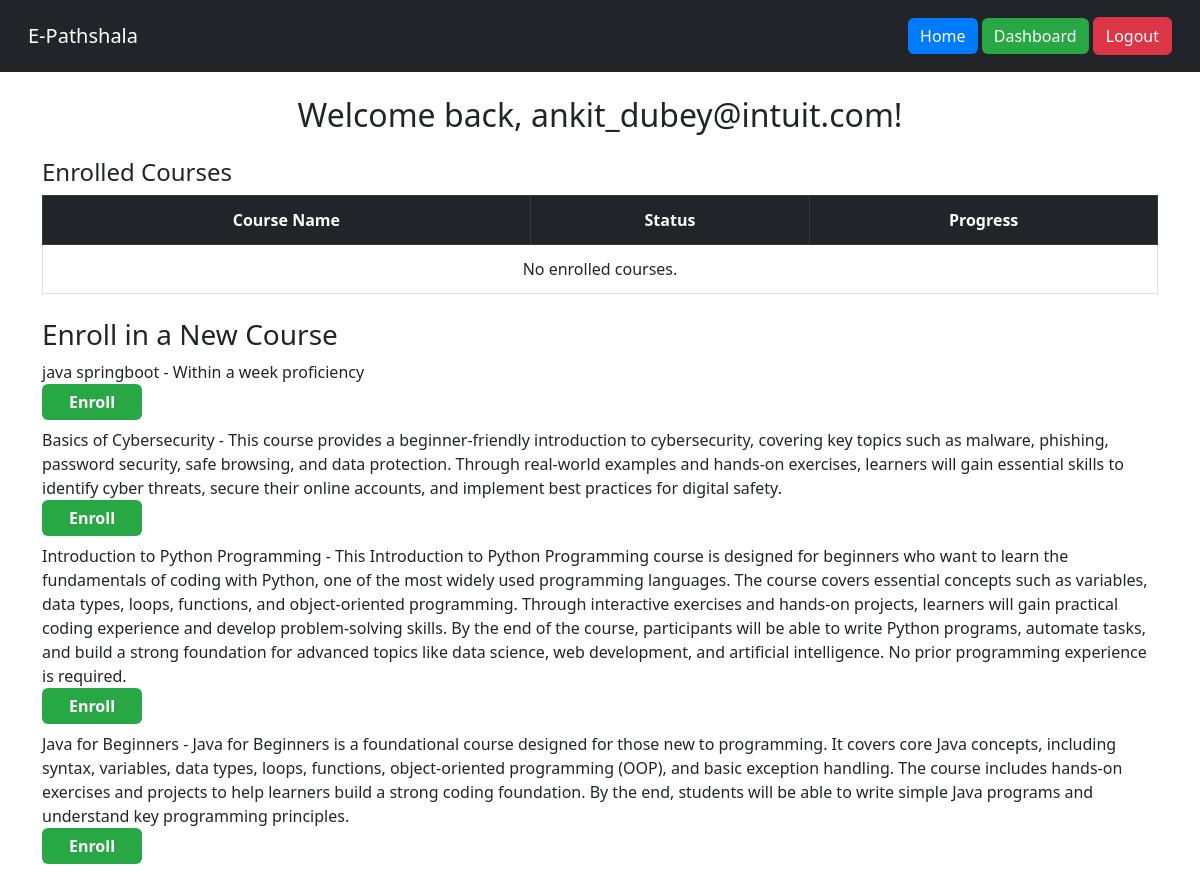
The page /dashboard (signed in) on the database its author committed.
### app/models.py (models this page shows, shortened)
class User(db.Model):
    __tablename__ = 'user'
    id = db.Column(db.Integer, primary_key=True)
    username = db.Column(db.String(80), unique=True, nullable=False)
    password_hash = db.Column(db.String(128))
    is_instructor = db.Column(db.Boolean, default=False)
    enrollments = db.relationship('Enrollment', back_populates='student')
    posts = db.relationship('Post', backref='author', lazy='dynamic')

class Course(db.Model):
    id = db.Column(db.Integer, primary_key=True)
    title = db.Column(db.String(100), nullable=False)
    description = db.Column(db.String(255), nullable=True)
    instructor_id = db.Column(db.Integer, db.ForeignKey('user.id'))
    instructor = db.relationship('User', backref='courses')
    enrollments = db.relationship('Enrollment', back_populates='course')
    assessments = db.relationship('Assessment', backref='course', lazy='dynamic')
    forums = db.relationship('Forum', backref='course', lazy='dynamic')

### app/routes.py (the view)
@main.route('/dashboard')
def dashboard():
    if 'user_id' not in session:
        flash("Please log in to view this page.")
        return redirect(url_for('main.login'))
    user = User.query.get(session['user_id'])
    if user is None:
        flash('User not found. Please log in again.')
        return redirect(url_for('main.login'))
    if user.is_instructor:
        courses = Course.query.filter_by(instructor_id=user.id).all()
        total_courses = len(courses)
        student_ids = set()
        total_enrollments = 0
        for course in courses:
            enrollments = Enrollment.query.filter_by(course_id=course.id).all()
            total_enrollments += len(enrollments)
            for enrollment in enrollments:
                student_ids.add(enrollment.student_id)
        total_students = len(student_ids)
        return render_template(
            'instructor_dashboard.html',
            user=user,
            courses=courses,
            total_students=total_students,
            total_courses=total_courses,
            total_enrollments=total_enrollments
        )
    else:
        courses_data = [(enrollment.course, enrollment.progress) for enrollment in user.enrollments]
        available_courses = Course.query.filter(Course.id.notin_([en.course_id for en in user.enrollments])).all()
        return render_template(
            'student_dashboard.html',
            user=user,
            courses=courses_data,
            available_courses=available_courses
        )
    return render_template(template, user=user, courses=courses)

### app/templates/student_dashboard.html (shortened to what this page needs)
<!DOCTYPE html>
<html lang="en">
<head>
    <link href="https://cdn.jsdelivr.net/npm/bootstrap@5.3.0/dist/css/bootstrap.min.css" rel="stylesheet">
</head>
<body>
    <nav class="navbar navbar-dark bg-dark p-3">
        <div class="container-fluid">
            <a class="navbar-brand" href="#">E-Pathshala</a>
            <div>
                <a href="/" class="btn btn-primary">Home</a>
                <a href="/dashboard" class="btn btn-success">Dashboard</a>
                <a href="/logout" class="btn btn-danger">Logout</a>
            </div>
        </div>
    </nav>
    {% block content %}
    <div class="container mt-4">
        <h2 class="text-center">Welcome back, {{ user.username }}!</h2>
        <div class="mt-4">
            <h4>Enrolled Courses</h4>
            <table class="table table-bordered mt-2">
                <thead class="table-dark">
                    <tr>
                        <th>Course Name</th>
                        <th>Status</th>
                        <th>Progress</th>
                    </tr>
                </thead>
                <tbody>
                    {% for course, progress in courses %}
                    <tr>
                        <td>{{ course.title }}</td>
                        <td><span class="badge bg-success">Enrolled</span></td>
                        <td>
                            <div class="progress">
                                <div class="progress-bar" style="width: {{ progress }}%;" aria-valuenow="{{ progress }}" aria-valuemin="0" aria-valuemax="100">{{ progress }}%</div>
                            </div>
                        </td>
                    </tr>
                    {% else %}
                    <tr><td colspan="3">No enrolled courses.</td></tr>
                    {% endfor %}
                </tbody>
            </table>
        </div>
        <div class="mt-4">
            <h3>Enroll in a New Course</h3>
            {% for course in available_courses %}
            <div class="mb-2">
                {{ course.title }} - {{ course.description }}
                <form action="{{ url_for('main.enroll_in_course', course_id=course.id) }}" method="post">
                    <button type="submit" class="btn btn-enroll">Enroll</button>
                </form>
            </div>
            {% endfor %}
        </div>
    </div>
    {% endblock %}
</body>
</html>

### app/templates/student_dashboard.html (style rules this page uses)
.navbar .btn-primary { background-color: #007bff; border: none; }
.navbar .btn-success { background-color: #28a745; border: none; }
.table th, .table td { padding: 12px; text-align: center; }
.btn-enroll { width: 100px; font-weight: bold; background-color: #28a745; border: none; color: white; }

### rows shown on the page
User: username "ankit_dubey@intuit.com"
Course: title "java springboot", description "Within a week proficiency"
Course: title "Basics of Cybersecurity", description "This course provides a beginner-friendly introduction to cybersecurity, covering key topics such as malware, phishing, password security, safe browsing, and data protection. Through real-world examples and hands-on exercises, learners will gain essential skills to identify cyber threats, secure their online accounts, and implement best practices for digital safety."
Course: title "Introduction to Python Programming", description "This Introduction to Python Programming course is designed for beginners who want to learn the fundamentals of coding with Python, one of the most widely used programming languages. The course covers essential concepts such as variables, data types, loops, functions, and object-oriented programming. Through interactive exercises and hands-on projects, learners will gain practical coding experience and develop problem-solving skills. By the end of the course, participants will be able to write Python programs, automate tasks, and build a strong foundation for advanced topics like data science, web development, and artificial intelligence. No prior programming experience is required."
Course: title "Java for Beginners", description "Java for Beginners is a foundational course designed for those new to programming. It covers core Java concepts, including syntax, variables, data types, loops, functions, object-oriented programming (OOP), and basic exception handling. The course includes hands-on exercises and projects to help learners build a strong coding foundation. By the end, students will be able to write simple Java programs and understand key programming principles."
